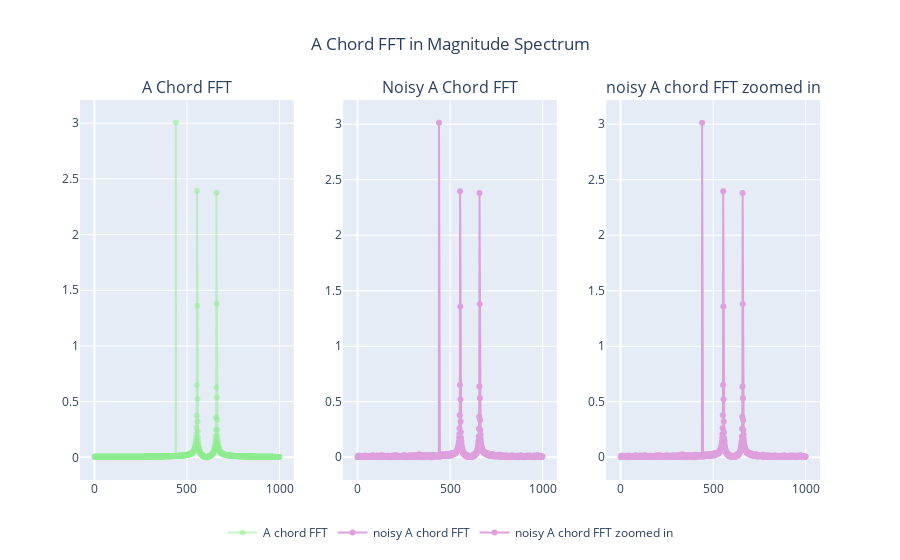

Notebook source saved alongside this figure:
### Code cell
graph_a_chord_fft = go.Figure()
graph_a_chord_fft.add_trace(go.Scatter(
    x=freq[:1000],
    y=np.real(np.abs(a_chord_fft[:1000])),
    mode='markers+lines',
    name='A chord FFT',
    line=dict(color='rgba(144, 238, 144, 0.5)'), 
))

graph_noisy_a_chord_fft = go.Figure()
graph_noisy_a_chord_fft.add_trace(go.Scatter(
    x=freq[:1000],
    y=np.real(np.abs(noisy_a_chord_fft[:1000])),
    mode='markers+lines',
    name='noisy A chord FFT',
    line=dict(color='rgba(221, 160, 221, 1.0)'), 
))

graph_noisy_a_chord_fft_zooo_in = go.Figure()
graph_noisy_a_chord_fft_zooo_in.add_trace(go.Scatter(
    x=freq[:1000],
    y=np.real(np.abs(noisy_a_chord_fft[:1000])),
    mode='markers+lines',
    name='noisy A chord FFT zoomed in',
    line=dict(color='rgba(221, 160, 221, 1.0)'), 
))

combined_graphs = make_subplots(rows=1, cols=3, subplot_titles=('A Chord FFT', 'Noisy A Chord FFT', 'noisy A chord FFT zoomed in'))
combined_graphs.add_traces(graph_a_chord_fft.data, rows=1, cols=1)
combined_graphs.add_traces(graph_noisy_a_chord_fft.data, rows=1, cols=2)
combined_graphs.add_traces(graph_noisy_a_chord_fft_zooo_in.data, rows=1, cols=3)
combined_graphs.update_layout(legend=dict(
    orientation='h',
    xanchor='center',
    x = 0.5,
    y = -0.1
),
title=dict(text='A Chord FFT in Magnitude Spectrum',
x = 0.5,
xanchor='center'
)
)

### Figure 1 — Plotly figure (JSON) as saved in the notebook; plotly's stock layout.template omitted (floating-point values rounded to 4 significant figures; data arrays with more than 128 entries replaced by an {"elided": "..."} marker saying what was removed)
{"data": [{"line": {"color": "rgba(144, 238, 144, 0.5)"}, "mode": "markers+lines", "name": "A chord FFT", "type": "scatter", "x": {"elided": "1000 float values"}, "xaxis": "x", "y": {"elided": "1000 float values"}, "yaxis": "y"}, {"line": {"color": "rgba(221, 160, 221, 1.0)"}, "mode": "markers+lines", "name": "noisy A chord FFT", "type": "scatter", "x": {"elided": "1000 float values"}, "xaxis": "x2", "y": {"elided": "1000 float values"}, "yaxis": "y2"}, {"line": {"color": "rgba(221, 160, 221, 1.0)"}, "mode": "markers+lines", "name": "noisy A chord FFT zoomed in", "type": "scatter", "x": {"elided": "1000 float values"}, "xaxis": "x3", "y": {"elided": "1000 float values"}, "yaxis": "y3"}], "layout": {"annotations": [{"font": {"size": 16}, "showarrow": false, "text": "A Chord FFT", "x": 0.1444, "xanchor": "center", "xref": "paper", "y": 1, "yanchor": "bottom", "yref": "paper"}, {"font": {"size": 16}, "showarrow": false, "text": "Noisy A Chord FFT", "x": 0.5, "xanchor": "center", "xref": "paper", "y": 1, "yanchor": "bottom", "yref": "paper"}, {"font": {"size": 16}, "showarrow": false, "text": "noisy A chord FFT zoomed in", "x": 0.8556, "xanchor": "center", "xref": "paper", "y": 1, "yanchor": "bottom", "yref": "paper"}], "legend": {"orientation": "h", "x": 0.5, "xanchor": "center", "y": -0.1}, "title": {"text": "A Chord FFT in Magnitude Spectrum", "x": 0.5, "xanchor": "center"}, "xaxis": {"anchor": "y", "domain": [0, 0.2889]}, "xaxis2": {"anchor": "y2", "domain": [0.3556, 0.6444]}, "xaxis3": {"anchor": "y3", "domain": [0.7111, 1]}, "yaxis": {"anchor": "x", "domain": [0, 1]}, "yaxis2": {"anchor": "x2", "domain": [0, 1]}, "yaxis3": {"anchor": "x3", "domain": [0, 1]}}}
